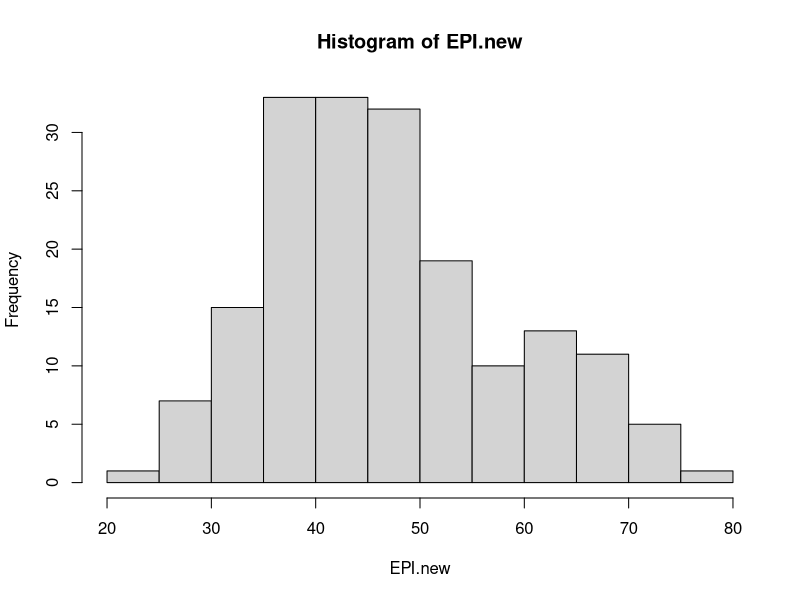
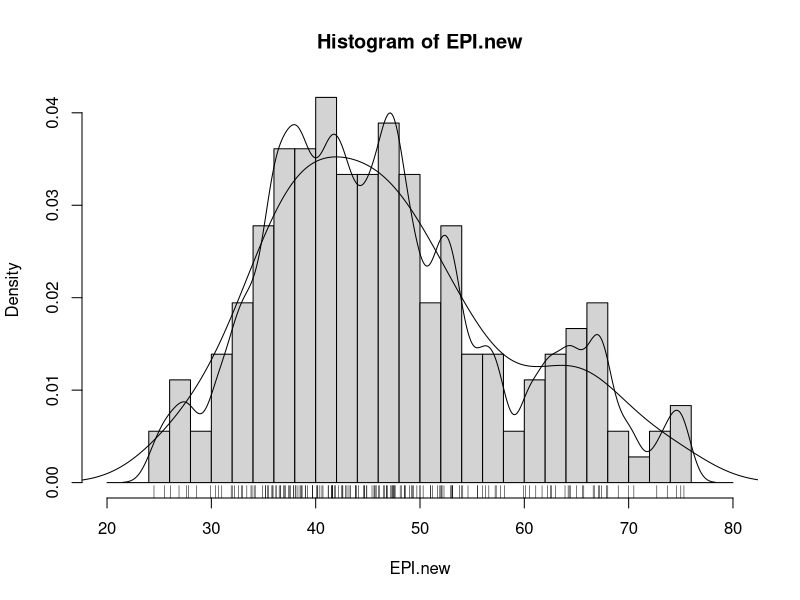
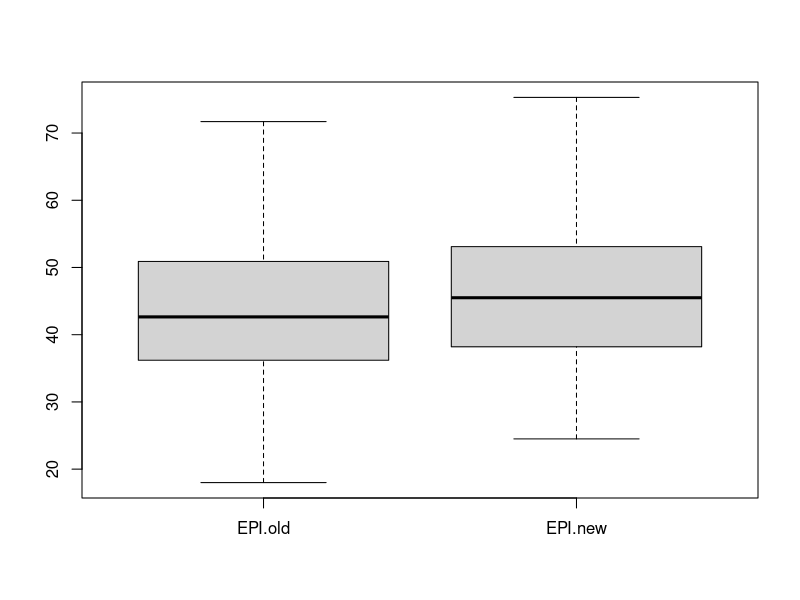
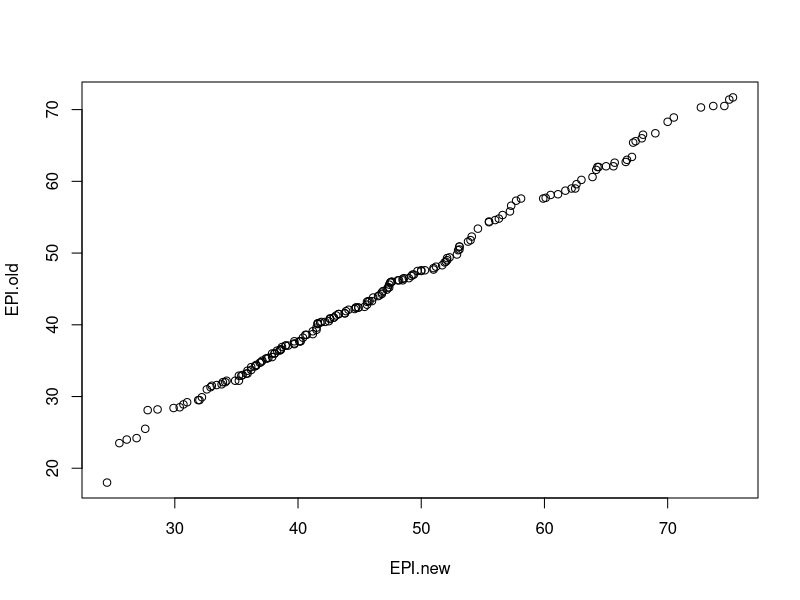
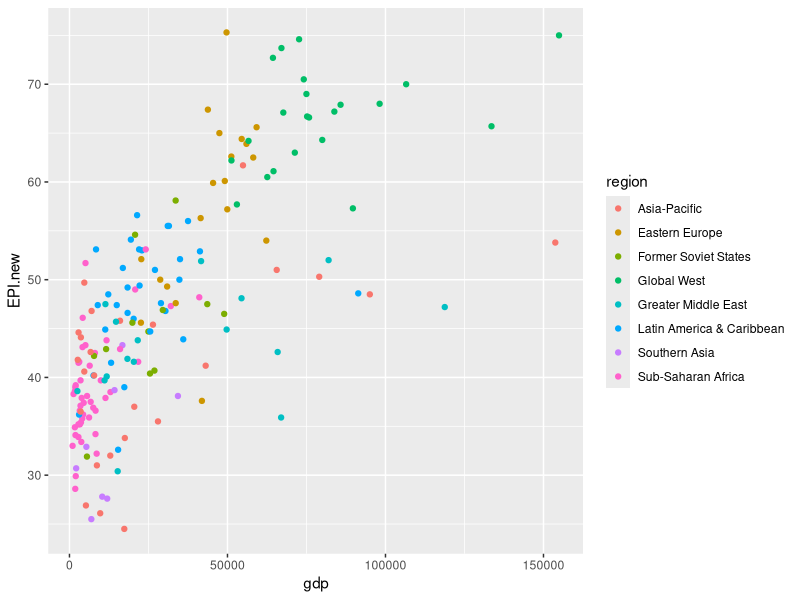
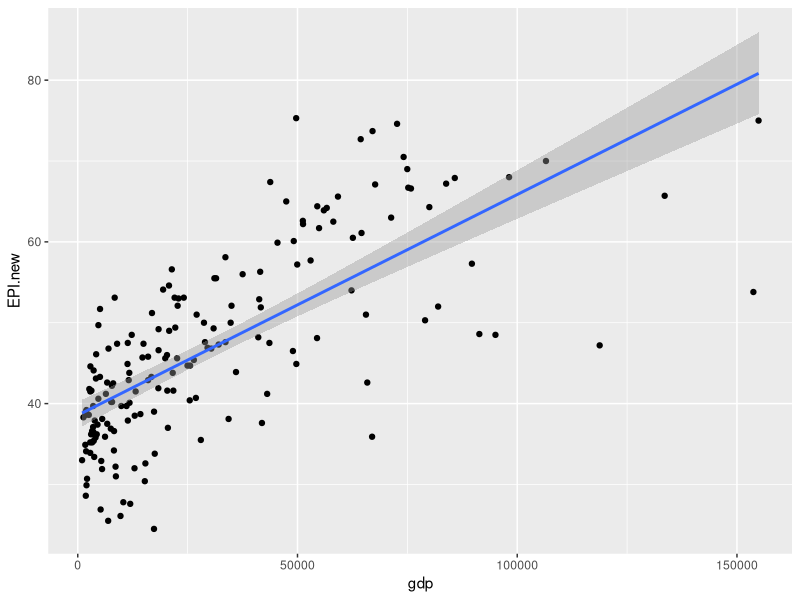
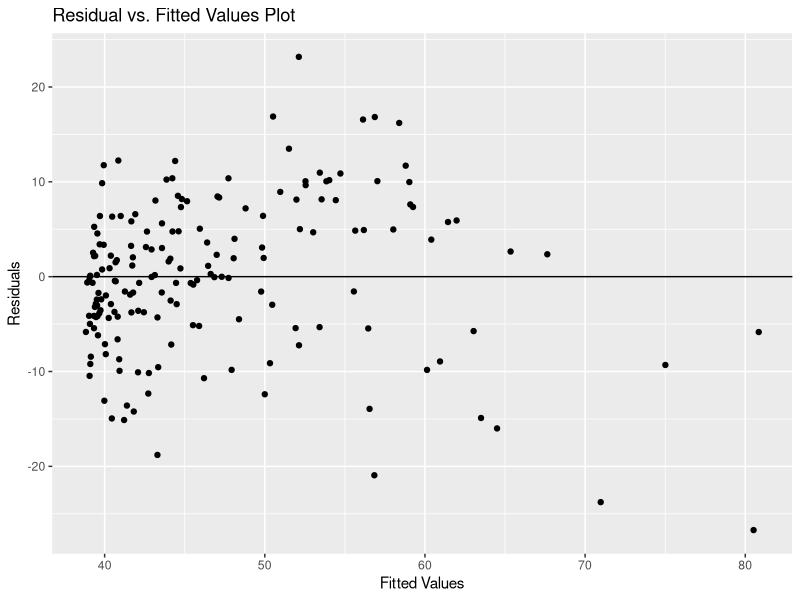
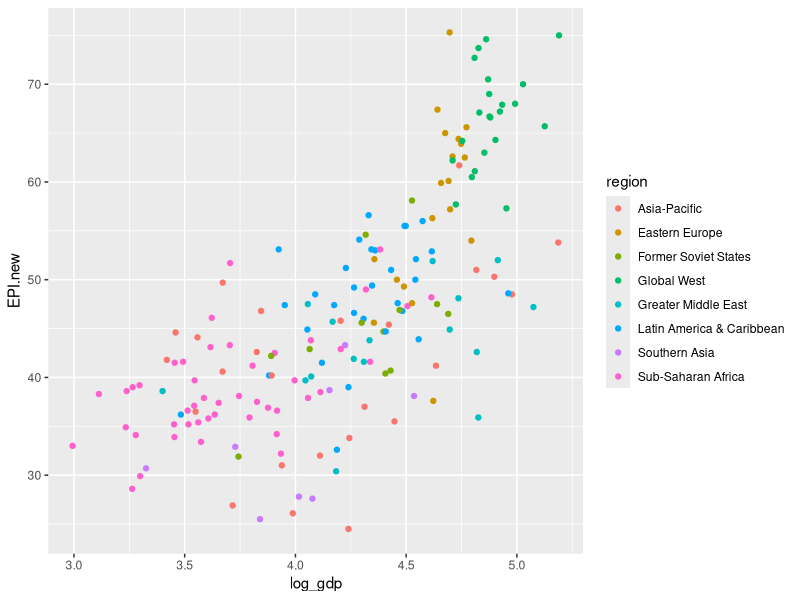

R code for these plots, in order:
####### Data Analytics Fall 2025 Lab 1 ######

library(ggplot2)

### set working directory
setwd("~/GitHub/data-analytics-leer10/lab02")

### read in data
epi.data <- read.csv("epi_results_2024_pop_gdp_v2.csv", header=TRUE)

View(epi.data)

#### Exploratory Analysis ####

EPI.new <- epi.data$EPI.new

## NA values
na.indices <- is.na(EPI.new) 

## drop NAs
Epi.new.compl <- EPI.new[!na.indices]

## convert to data frame and add country
country <- epi.data$country

Epi.new.compl <- data.frame(Country = country[!na.indices], EPI = EPI.new[!na.indices])

## summary stats
summary(EPI.new)

fivenum(EPI.new,na.rm=TRUE)

## histograms
hist(EPI.new)

hist(EPI.new, seq(20., 80., 2.0), prob=TRUE)

rug(EPI.new)

lines(density(EPI.new,na.rm=TRUE,bw=1))
lines(density(EPI.new,na.rm=TRUE,bw="SJ"))

##################

### Comparing distributions of 2 variables
EPI.old <- epi.data$EPI.old

boxplot(EPI.old, EPI.new, names=c("EPI.old","EPI.new"))


### Quantile-quantile plots

qqplot(EPI.new,EPI.old)


#### GDP vs. EPI ####
gdp <- epi.data$gdp

ggplot(epi.data, aes(x = gdp, y = EPI.new, colour = region)) +
  geom_point()

## created linear model of EPI.new ~ gdp
lin.mod0 <- lm(EPI.new~gdp,epi.data)

summary(lin.mod0)

## Plotting linear regression model
ggplot(epi.data, aes(x = gdp, y = EPI.new)) +
  geom_point() +
  stat_smooth(method = "lm")

## Plotting residuals
ggplot(lin.mod0, aes(x = .fitted, y = .resid)) +
  geom_point() +
  geom_hline(yintercept = 0) +
  labs(title='Residual vs. Fitted Values Plot', x='Fitted Values', y='Residuals')


## another lm using log 10 gdp
epi.data$log_gdp <- log10(gdp)

ggplot(epi.data, aes(x = log_gdp, y = EPI.new, colour = region)) +
  geom_point()

lin.mod1 <- lm(log_gdp~EPI.new,epi.data)

summary(lin.mod1)

ggplot(epi.data, aes(x = log_gdp, y = EPI.new)) +
  geom_point() +
  stat_smooth(method = "lm")

ggplot(lin.mod1, aes(x = .fitted, y = .resid)) +
  geom_point() +
  geom_hline(yintercept = 0) +
  labs(title='Residual vs. Fitted Values Plot', x='Fitted Values', y='Residuals')

### subset by regions
summary(epi.data$region)

##convert region from strings to factors
epi.data$region <- as.factor(epi.data$region)

summary(epi.data$region)

epi.data.subset <- epi.data[! epi.data$region %in% c("Eastern Europe","Former Soviet States","Latin America & Caribbean"),]

ggplot(epi.data.subset, aes(x = log_gdp, y = EPI.new, colour = region, label=country)) +
  geom_point() + geom_text(hjust=0, vjust=0)

lin.mod2 <- lm(log_gdp~EPI.new,epi.data.subset)

summary(lin.mod2)

ggplot(epi.data.subset, aes(x = log_gdp, y = EPI.new)) +
  geom_point() +
  stat_smooth(method = "lm")

ggplot(lin.mod2, aes(x = .fitted, y = .resid)) +
  geom_point() +
  geom_hline(yintercept = 0) +
  labs(title='Residual vs. Fitted Values Plot', x='Fitted Values', y='Residuals')

